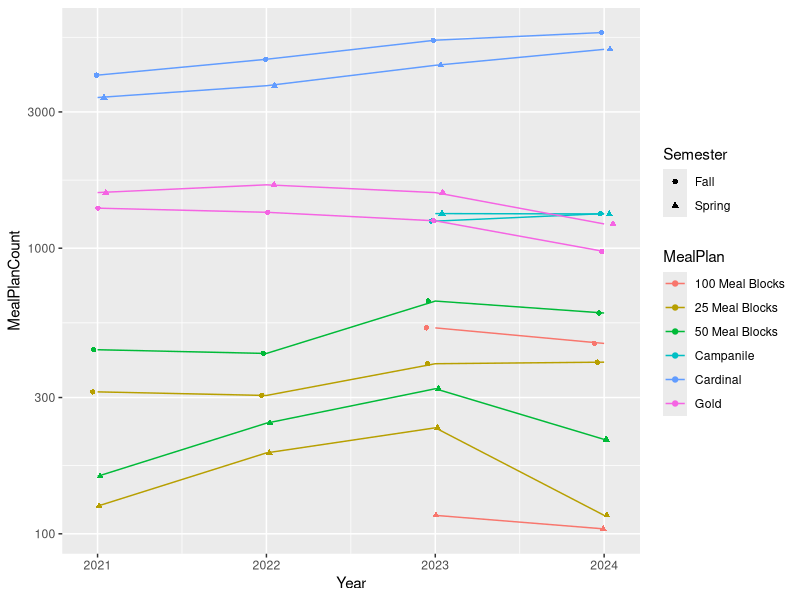

The R script that drew this image:
## ---- chunk 1
library(knitr)
data <- read.csv("../data_folder/clean/CurrentDiningData.csv")

kable(data[1:5, ], caption = "ISU Dining Data")

## ---- chunk 2
data <- read.csv("../data_folder/clean/CleanRegents.csv")
data1 <- data[,2:4]
kable(data1, caption = "Iowa Board of Regents Enrollment Data")

## ---- chunk 3
data <- read.csv("../data_folder/clean/HousingPopulations.csv")
kable(data[1:5,], caption = "Department of Residence, Housing Populations")
## ---- chunk 4
library(ggplot2)
library(dplyr)
# read in the data
dining <- read.csv("../data_folder/clean/CurrentDiningData.csv")
regents <- read.csv("../data_folder/clean/CleanRegents.csv")
# make `MealPlan` and `Term` factors, and `Term` numerical from 1-8 for their corresponding factor levels
# calculate price for each semester (price.year/2)
dining <- dining %>%
  mutate(MealPlan = factor(dining$Meal.Plan.Description),
         Term = as.numeric(factor(dining$Term.Session.Description, 
                                  levels = c("Fall 2021", "Spring 2022", "Fall 2022", "Spring 2023", 
                                             "Fall 2023", "Spring 2024", "Fall 2024", "Spring 2025"))),
         Price = Price.Year/2
  )

# make frequency table for MealPlan and Term

counts <- as.data.frame(table(dining$MealPlan, dining$Term)) %>%
  rename(MealPlan = Var1, Term = Var2, MealPlanCount = Freq) %>%
  mutate(Term = as.numeric(Term), 
         MealPlanCount = ifelse(MealPlanCount==0, NA, MealPlanCount))

undergradCounts <- regents %>%
  filter(Student.Classification=="Undergraduate") %>%
  dplyr::select(Year, count) %>%
  slice(rep(1:n(), each=2)) %>%
  mutate(Term = c(1:8),
         UndergradCount=count) %>%
  dplyr::select(-count)

data.final <- counts %>%
  left_join(dining %>% dplyr::select(MealPlan, Term, Price) %>% distinct(), by = c("MealPlan", "Term")) %>%
  dplyr::select(MealPlan, Term, Price, MealPlanCount) %>%
  left_join(undergradCounts, by="Term") %>%
  mutate(Semester = ifelse(Term %% 2 == 0, "Spring", "Fall")) %>%
  dplyr::select(MealPlan, Term, Semester, Year, MealPlanCount, UndergradCount)
g <- ggplot(data.final,
            aes(x = Year,
                y = MealPlanCount,
                color = MealPlan,
                shape = Semester,
                group = interaction(MealPlan, Semester))) + 
  geom_point(position = position_jitterdodge(
    jitter.width = 0.1, jitter.height = 0,
    dodge.width = 0.1)) +
  geom_line() + 
  scale_y_log10()

g
## ---- chunk 5
data.clean <- na.omit(data.final)
finalModel <- glm(MealPlanCount ~ MealPlan + Semester + Year + UndergradCount,
                  data=data.clean, family=poisson(link="log"))

summary(finalModel)
## ---- chunk 6
cat('
<div style="float: right; width: 140px; margin-left: 15px;">
  <img src="dashboard.png" style="width: 100%;">
</div>
')
